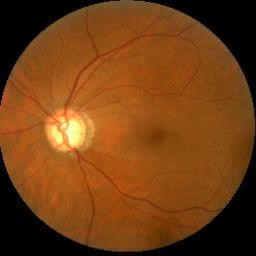
#> input picture glokom.jpg, 256 x 256 px
$ python son3.py
#> lines starting #> are read from the running program, lines starting #| are printed output that depends on the picture; after the words box and inside, x2 and y2 are one past the last pixel; in counts of white or black regions, pixels touching at a corner belong together; long printed decimals are rounded
#> in main, image is the input picture: shape (256, 256, 3); mean B, G, R 20.5, 63.5, 114.6
import cv2
import numpy as np


def correct_illumination(image):
    """
    Morfolojik açılma kullanarak görüntü aydınlatmasını düzeltir.

    Args:
        image (numpy.ndarray): Giriş görüntüsü.

    Returns:
        numpy.ndarray: Aydınlatma düzeltilmiş görüntü.
    """
    # Görüntüyü gri tonlamaya çevir
    gray = cv2.cvtColor(image, cv2.COLOR_BGR2GRAY)

    # Morfolojik açılma ile arka plan tahminini yap
    kernel_size = min(gray.shape) // 10  # Görüntü boyutunun %10'u
#> kernel_size = 25
    kernel = cv2.getStructuringElement(cv2.MORPH_ELLIPSE, (kernel_size, kernel_size))
    background = cv2.morphologyEx(gray, cv2.MORPH_OPEN, kernel)
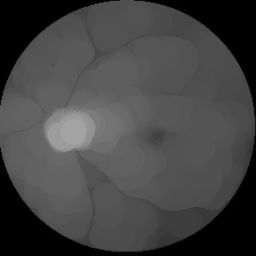
#> background: shape (256, 256); min 0, max 163, mean 67.6

    # Arka planı çıkar ve kontrastı artır
    foreground = cv2.subtract(gray, background)
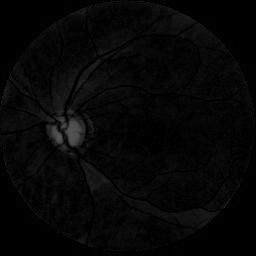
#> foreground: shape (256, 256); min 0, max 86, mean 6.3

    # DC seviyesi ekle
    corrected = cv2.add(foreground, 50)
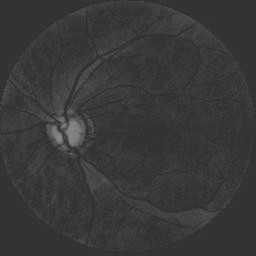
#> corrected: shape (256, 256); min 50, max 136, mean 56.3

    # Gri tonlamadan renge çevir
    corrected_color = cv2.cvtColor(corrected, cv2.COLOR_GRAY2BGR)

    return corrected_color


def remove_blood_vessels(image):
    """
    Kan damarlarını çıkarır ve eksik bölgeleri komşu piksel değerleri ile doldurur.

    Args:
        image (numpy.ndarray): Giriş görüntüsü.

    Returns:
        numpy.ndarray: Kan damarları çıkarılmış görüntü.
    """
    # Görüntüyü gri tonlamaya çevir
    gray = cv2.cvtColor(image, cv2.COLOR_BGR2GRAY)

    # CLAHE ile kontrastı artır
    clahe = cv2.createCLAHE(clipLimit=2.0, tileGridSize=(4, 4))
    enhanced_gray = clahe.apply(gray)
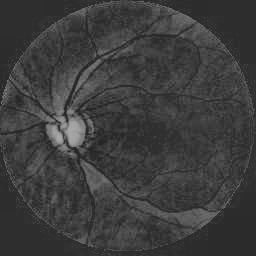
#> enhanced_gray: shape (256, 256); min 37, max 169, mean 61

    # Kan damarlarını tespit etmek için morfolojik işlemler
    kernel = np.ones((3, 3), np.uint8)
    vessel_mask = cv2.morphologyEx(enhanced_gray, cv2.MORPH_GRADIENT, kernel)

    # Eşikleme ile damar maskesini oluştur
    _, vessel_mask = cv2.threshold(vessel_mask, 19, 255, cv2.THRESH_BINARY)
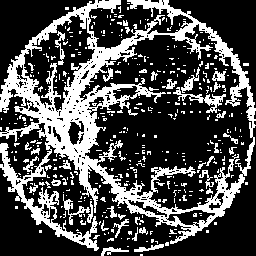
#> vessel_mask: shape (256, 256); 29.8% white; 401 white regions (360 under 20 px), largest, box (x1, y1, x2, y2) and area: (0, 0, 256, 251) 15215, (173, 87, 226, 113) 335, (63, 194, 90, 225) 191

    # Kan damarlarını çıkar ve eksik pikselleri doldur
    vessel_removed_image = cv2.inpaint(image, vessel_mask, inpaintRadius=6, flags=cv2.INPAINT_TELEA)

    return vessel_removed_image, vessel_mask


def inpaint_vessels(image, vessel_mask):
    """
    Inpainting işlemi

    Args:
        image (numpy.ndarray): Görüntü.
        vessel_mask (numpy.ndarray): Kan damarlarını gösteren maske.

    Returns:
        numpy.ndarray: Inpaint edilmiş görüntü.
    """
    inpainted_image = cv2.inpaint(image, vessel_mask, inpaintRadius=6, flags=cv2.INPAINT_TELEA)
    return inpainted_image


def multi_thresholding(image):
    """
    Multi-thresholding tekniği ile optik disk ve cup segmentasyonu yapar.

    Args:
        image (numpy.ndarray): Giriş görüntüsü.

    Returns:
        tuple: (disc_mask, cup_mask) - Optik disk ve cup maskeleri.
    """
    # Görüntüyü gri tonlamaya çevir
    gray = cv2.cvtColor(image, cv2.COLOR_BGR2GRAY)

    # Görüntüyü normalize et
    gray_normalized = cv2.normalize(gray, None, 0, 255, cv2.NORM_MINMAX)
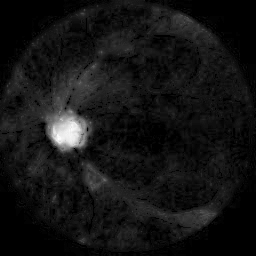
#> gray_normalized: shape (256, 256); min 0, max 255, mean 20

    # Yüksek eşik değeri ile optik cup'ı tespit et
    _, cup_mask = cv2.threshold(gray_normalized, 150, 255, cv2.THRESH_BINARY)
#> cup_mask: shape (256, 256); 1.1% white; 1 white region, box (x1, y1, x2, y2) and area: (51, 117, 84, 147) 733

    # Düşük eşik değeri ile optik disk'i tespit et
    _, disc_mask = cv2.threshold(gray_normalized, 100, 255, cv2.THRESH_BINARY)
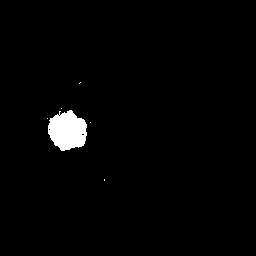
#> disc_mask: shape (256, 256); 1.8% white; 6 white regions (5 under 20 px), largest, box (x1, y1, x2, y2) and area: (48, 110, 87, 151) 1177

    return disc_mask, cup_mask


def calculate_disc_cup_ratio(disc_mask, cup_mask):
    """
    Optik disk ve optik cup arasındaki alan oranını hesaplar.

    Args:
        disc_mask (numpy.ndarray): Optik disk maskesi.
        cup_mask (numpy.ndarray): Optik cup maskesi.

    Returns:
        float: Disk ve cup arasındaki oran.
    """
    # Disk ve cup maskelerindeki beyaz alanları say
    disc_area = np.sum(disc_mask == 255)
#> disc_area = 1184
    cup_area = np.sum(cup_mask == 255)
#> cup_area = 733

    # Eğer disk alanı sıfırsa oran hesaplamadan önce kontrol et
    if disc_area == 0:
        return 0

    # Disc/Cup oranını hesapla
    ratio = cup_area / disc_area
#> ratio = 0.619
    return ratio


def glaucoma_detection(disc_mask, cup_mask):
    """
    Glokom şüphesi olup olmadığını disk/cup oranına göre kontrol eder.

    Args:
        disc_mask (numpy.ndarray): Optik disk maskesi.
        cup_mask (numpy.ndarray): Optik cup maskesi.

    Returns:
        str: Glokom durumu (şüpheli veya değil).
    """
    ratio = calculate_disc_cup_ratio(disc_mask, cup_mask)
#> ratio = 0.619
    print(f"Disk-Cup Oranı: {ratio}")
#| Disk-Cup Oranı: 0.6191

    # Glokom şüphesi için eşiği belirle (örneğin, 0.5)
    if ratio > 0.5:
        return "Glokom şüphesi yüksek."
    else:
        return "Glokom şüphesi yok."


def main():
    # Görüntüyü oku
    image = cv2.imread('glokom.jpg')

    if image is None:
        print("Görüntü yüklenemedi. Dosya yolunu kontrol edin.")
        return

    # Aydınlatma düzeltmesini uygula
    corrected_image = correct_illumination(image)

    # Kan damarlarını çıkar
    vessel_removed_image, vessel_mask = remove_blood_vessels(corrected_image)

    # Kan damarlarını inpaint et
    inpainted_image = inpaint_vessels(corrected_image, vessel_mask)

    # Multi-thresholding ile optik disk ve cup segmentasyonu yap
    disc_mask, cup_mask = multi_thresholding(inpainted_image)

    # Glokom tespiti yap
    glaucoma_status = glaucoma_detection(disc_mask, cup_mask)
#> glaucoma_status = 'Glokom şüphesi yüksek.'
    print(glaucoma_status)
#| Glokom şüphesi yüksek.

    # Sonuçları kaydet
    cv2.imshow('Original Görüntü', image)
    cv2.imshow('Düzgün Aydınlatılmış Görüntü', corrected_image)
    cv2.imshow('Kan Damarları Çıkarılmış Görüntü', vessel_removed_image)
    cv2.imshow('Inpainted Görüntü', inpainted_image)
    cv2.imshow('Optik Disk Maskesi', disc_mask)
    cv2.imshow('Optik Cup Maskesi', cup_mask)

    cv2.waitKey(0)
    cv2.destroyAllWindows()


if __name__ == "__main__":
    main()

$ run again, with normal1.jpg copied over glokom.jpg
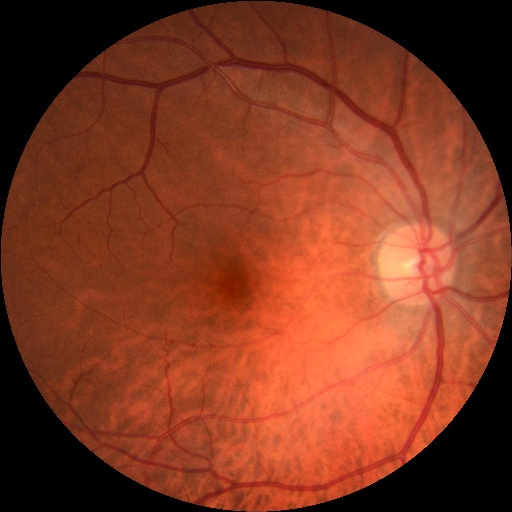
#> input picture normal1.jpg, 512 x 512 px
#> in main, image is the input picture: shape (512, 512, 3); mean B, G, R 32.7, 56.1, 128.2
#> in remove_blood_vessels, `_, vessel_mask = cv2.threshold(vessel_mask, 19, 255, cv2.THRESH_BINARY)`:
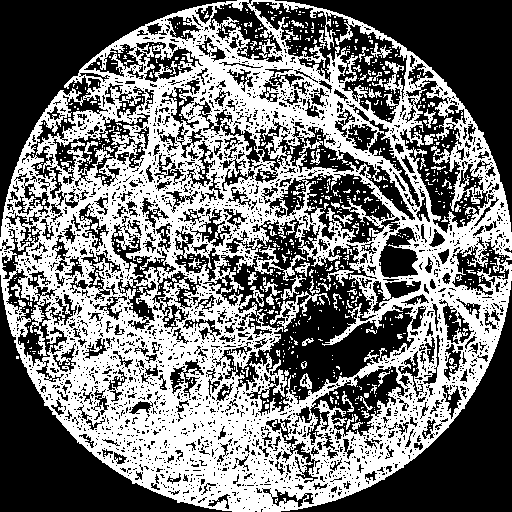
#> vessel_mask: shape (512, 512); 46.3% white; 736 white regions (662 under 20 px), largest, box (x1, y1, x2, y2) and area: (0, 0, 512, 512) 114565, (270, 291, 330, 332) 488, (281, 275, 306, 300) 165
#> cup_mask: shape (512, 512); 0.73% white; 79 white regions (70 under 20 px), largest, box (x1, y1, x2, y2) and area: (378, 246, 419, 294) 1087, (442, 386, 462, 423) 332, (449, 312, 457, 323) 47
#> in multi_thresholding, `_, disc_mask = cv2.threshold(gray_normalized, 100, 255, cv2.THRESH_BIN..`:
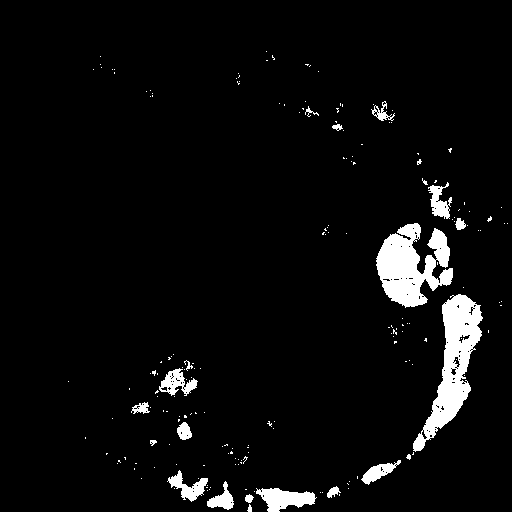
#> disc_mask: shape (512, 512); 4.7% white; 189 white regions (169 under 20 px), largest, box (x1, y1, x2, y2) and area: (413, 294, 483, 452) 3996, (376, 223, 453, 308) 3838, (256, 488, 317, 512) 876
#> disc_area = 12291
#> cup_area = 1903
#> in calculate_disc_cup_ratio, `ratio = cup_area / disc_area`: ratio = 0.155
#| Disk-Cup Oranı: 0.1548
#> glaucoma_status = 'Glokom şüphesi yok.'
#| Glokom şüphesi yok.
